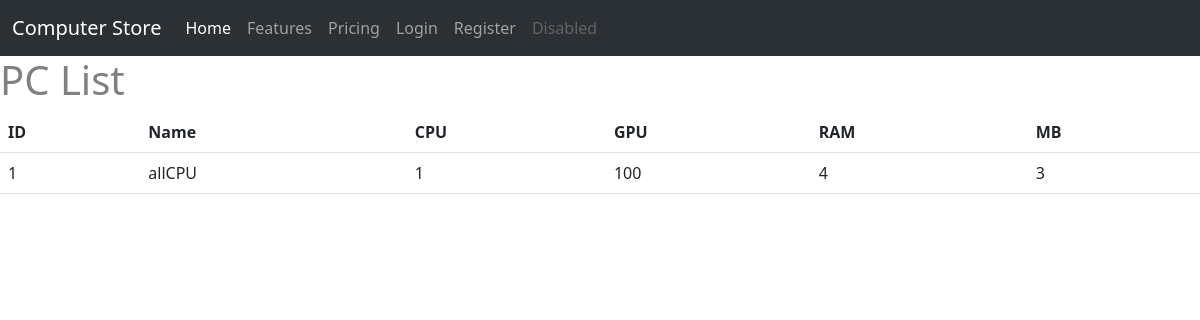
The app's page /prebulid with its own data.
### ltt/models.py (models this page shows)
class PC(db.Model):
    id = db.Column(db.Integer, primary_key = True)
    PCname = db.Column(db.String(120))
    cpu = db.Column(db.Integer, db.ForeignKey('item.id'))
    gpu = db.Column(db.Integer, db.ForeignKey('item.id'))
    ram = db.Column(db.Integer, db.ForeignKey('item.id'))
    MB = db.Column(db.Integer, db.ForeignKey('item.id'))

### ltt/view.py (the view)
@view.route('/prebulid')
def prebulid():
    pc = PC.query.all()
    return render_template("prebulid.html", pc = pc)

### ltt/templates/prebulid.html (shortened to what this page needs)
{% extends "base.html" %}
{% block contend %}
<h1>PC List</h1>
<table class = "table table-hover">
    <thead>
        <tr>
            <th scope="col"> ID</th>
            <th scope="col"> Name</th>
            <th scope="col">CPU </th>
            <th scope="col"> GPU</th>
            <th scope="col">RAM </th>
            <th scope="col">MB </th>
        </tr>
    </thead>
    <tbody>
        {% for p in pc %}
        <tr>
            <td>{{p.id}}</td>
            <td>{{p.PCname}}</td>
            <td>{{p.cpu}}</td>
            <td>{{p.gpu}}</td>
            <td>{{p.ram}}</td>
            <td>{{p.MB}}</td>
        </tr>
        {% endfor %}
    </tbody>
</table>
{% endblock %}

### ltt/static/main.css (style rules this page uses)
* { box-sizing: border-box; }
body { color: grey; }

### records on screen
PC: id "1", PCname "allCPU", cpu "1", gpu "100", ram "4", MB "3"
